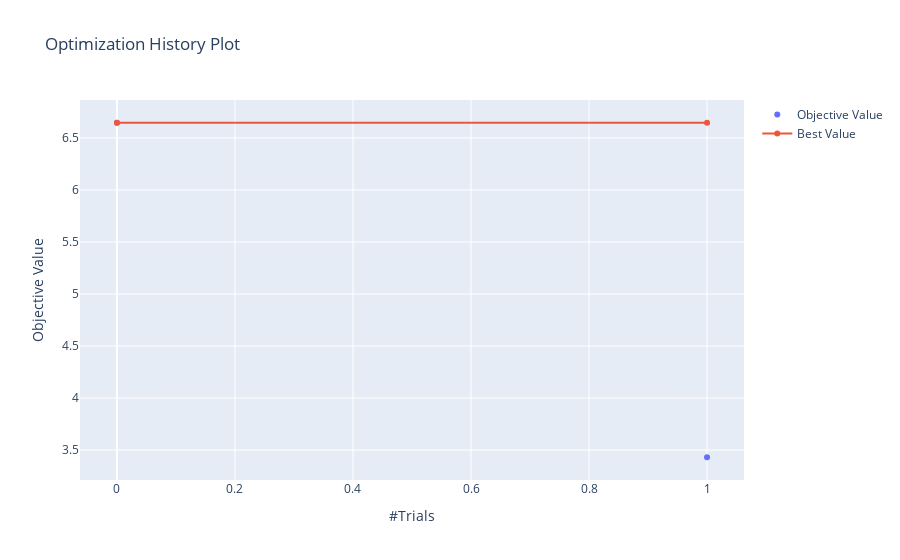

Write notebook code for a chart like this one.
### Code cell
import optuna
optuna.visualization.plot_optimization_history(study)

### Figure 1 — Plotly figure (JSON) as saved in the notebook; plotly's stock layout.template omitted (floating-point values rounded to 4 significant figures)
{"data": [{"mode": "markers", "name": "Objective Value", "type": "scatter", "x": [0, 1], "y": [6.645, 3.432]}, {"name": "Best Value", "type": "scatter", "x": [0, 1], "y": [6.645, 6.645]}], "layout": {"title": {"text": "Optimization History Plot"}, "xaxis": {"title": {"text": "#Trials"}}, "yaxis": {"title": {"text": "Objective Value"}}}}
